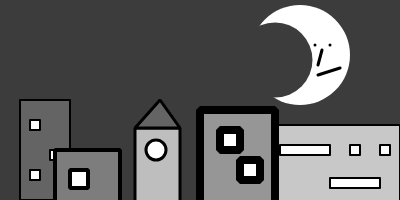
Frame 1 (no input)
Frame 60 (no input): identical to frame 1, image omitted
Frame 120 (the mouse pressed at the canvas centre since frame 60): identical to frame 1, image omitted

The p5.js sketch that drew this single still picture (run headless with seeded random() and noise() and a simulated clock; from frame 60 on, the mouse is pressed at the canvas centre):

// p5.js sketch
// ── sketch.js
function setup() {
  createCanvas(400, 200);
}

function draw() {
  background(60);

  //white of moon
  fill(255)
  strokeWeight(0)//strokeweight none
  ellipse(300,55,100,100)
  
  //darkside of moon
  fill(60)
  ellipse(275,60,75,75)
  
  //building 1
  fill(200)
  strokeWeight(2)
  rect(250,125,150,100)
  //window 1
  strokeJoin(ROUND)
  fill(255)
  strokeWeight(2)
  rect(280,145,50,10)
  //window 2
  rect(330,178,50,10)
  //window 3
  rect(380,145,10,10)
  //window 3
  rect(350,145,10,10)
  
  //building 2
  
  fill(100)//building 2 color
 //building 2 strokeWeight(2) //strokeweight 2
rect(20,100,50,100)
fill(200)
  //window 1
  fill(255)
  rect(30,120,10,10)
  //window 2
  rect(50,150,10,10)
  //window 3
  rect(30,170,10,10)
  
  //building 3

  strokeWeight(4)//strokeweight 4
  strokeJoin(BEVEL); //Bevel the stroke corners
  fill(125)
  rect(55,150,65,150)
  //window1
  fill(255)
  rect(70,170,18,18)
 
  //building 4
  
  fill(150)//building 4's color
  strokeWeight(8)
  rect(200,110,75,200)
  //window 1
  fill(255)
  rect(220,130,20,20)
  //window 2
  rect(240,160,20,20)
  
  //building 5
  fill(190)
  strokeWeight(3)
  rect(135,128,45,100)
  //building roof
  fill(100)
  triangle(160,100,180,128,135,128)
  //window 1
  fill(255)
  ellipse(156,150,20,20)
  
  point(315,45)//moon eye
  point(330,45)//moon eye
  strokeWeight(3)
 
 strokeCap(ROUND); line(322,50,318,65)//moon nose
  line(318,75,340,68)//moon mouth
}
